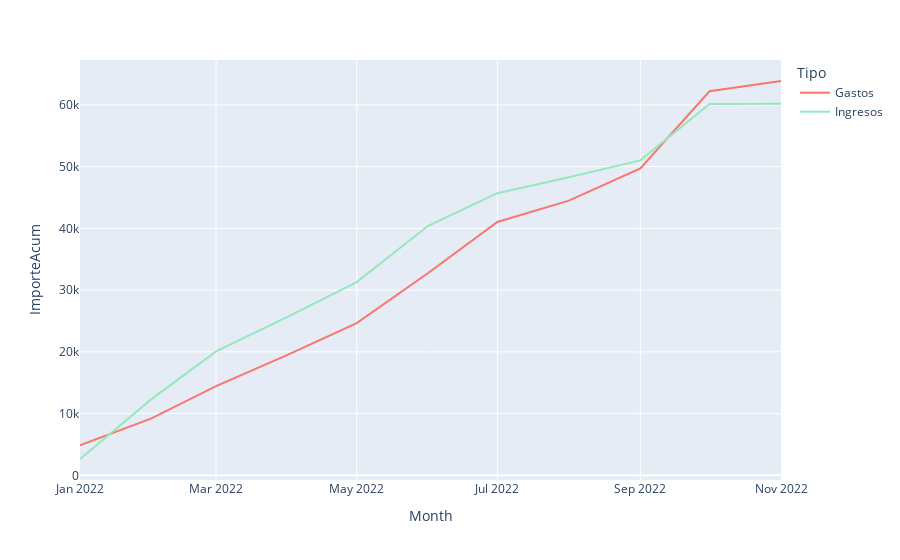

Source (notebook cell):
### Code cell
import plotly.express as px
fig = px.line(df, x = "Month",  y='ImporteAcum', color = "Tipo", color_discrete_map=color_discrete_map)
fig.show()

### Figure 1 — Plotly figure (JSON) as saved in the notebook; plotly's stock layout.template omitted (floating-point values rounded to 4 significant figures)
{"data": [{"hovertemplate": "Tipo=Gastos<br>Month=%{x}<br>ImporteAcum=%{y}<extra></extra>", "legendgroup": "Gastos", "line": {"color": "#F8766B", "dash": "solid"}, "marker": {"symbol": "circle"}, "mode": "lines", "name": "Gastos", "orientation": "v", "showlegend": true, "type": "scatter", "x": ["2022-01-01T00:00:00", "2022-02-01T00:00:00", "2022-03-01T00:00:00", "2022-04-01T00:00:00", "2022-05-01T00:00:00", "2022-06-01T00:00:00", "2022-07-01T00:00:00", "2022-08-01T00:00:00", "2022-09-01T00:00:00", "2022-10-01T00:00:00", "2022-11-01T00:00:00"], "xaxis": "x", "y": [4859.0, 9229.0, 14440.0, 19500.0, 24660.0, 32770.0, 41030.0, 44490.0, 49720.0, 62210.0, 63870.0], "yaxis": "y"}, {"hovertemplate": "Tipo=Ingresos<br>Month=%{x}<br>ImporteAcum=%{y}<extra></extra>", "legendgroup": "Ingresos", "line": {"color": "#94E8BB", "dash": "solid"}, "marker": {"symbol": "circle"}, "mode": "lines", "name": "Ingresos", "orientation": "v", "showlegend": true, "type": "scatter", "x": ["2022-01-01T00:00:00", "2022-02-01T00:00:00", "2022-03-01T00:00:00", "2022-04-01T00:00:00", "2022-05-01T00:00:00", "2022-06-01T00:00:00", "2022-07-01T00:00:00", "2022-08-01T00:00:00", "2022-09-01T00:00:00", "2022-10-01T00:00:00", "2022-11-01T00:00:00"], "xaxis": "x", "y": [2642.0, 12340.0, 20070.0, 25680.0, 31300.0, 40410.0, 45700.0, 48290.0, 51020.0, 60130.0, 60180.0], "yaxis": "y"}], "layout": {"autosize": true, "legend": {"title": {"text": "Tipo"}, "tracegroupgap": 0}, "margin": {"t": 60}, "xaxis": {"anchor": "y", "autorange": true, "domain": [0, 1], "range": ["2022-01-01", "2022-11-01"], "title": {"text": "Month"}, "type": "date"}, "yaxis": {"anchor": "x", "autorange": true, "domain": [0, 1], "range": [-759.1, 67270.0], "title": {"text": "ImporteAcum"}, "type": "linear"}}}
